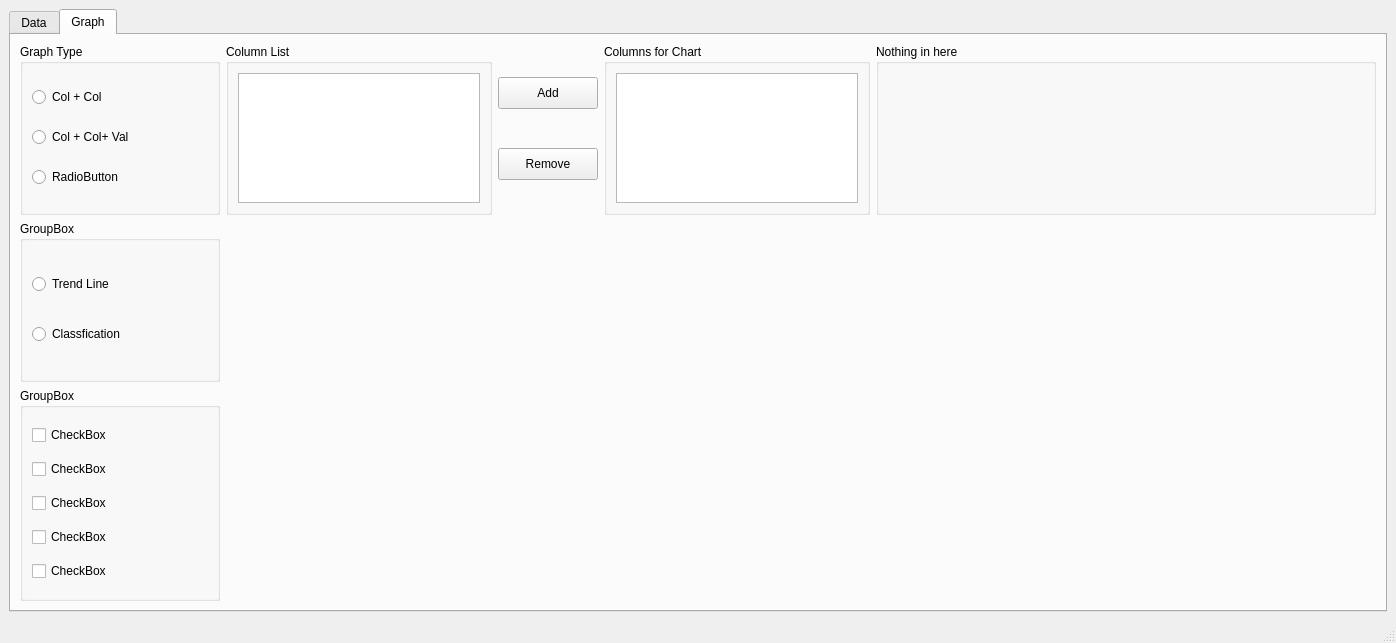
<?xml version="1.0" encoding="UTF-8"?>
<ui version="4.0">
 <class>MainWindow</class>
 <widget class="QMainWindow" name="MainWindow">
  <property name="geometry">
   <rect>
    <x>0</x>
    <y>0</y>
    <width>1396</width>
    <height>643</height>
   </rect>
  </property>
  <property name="windowTitle">
   <string>MainWindow</string>
  </property>
  <widget class="QWidget" name="centralwidget">
   <layout class="QGridLayout" name="gridLayout">
    <item row="0" column="0">
     <widget class="QTabWidget" name="tabWidget">
      <property name="currentIndex">
       <number>1</number>
      </property>
      <widget class="QWidget" name="tab_4">
       <attribute name="title">
        <string>Data</string>
       </attribute>
       <layout class="QGridLayout" name="gridLayout_3">
        <item row="0" column="0">
         <widget class="QLabel" name="label">
          <property name="maximumSize">
           <size>
            <width>16777215</width>
            <height>16</height>
           </size>
          </property>
          <property name="text">
           <string>Original Data</string>
          </property>
         </widget>
        </item>
        <item row="1" column="1">
         <widget class="QTableView" name="summaryView">
          <property name="maximumSize">
           <size>
            <width>16777215</width>
            <height>300</height>
           </size>
          </property>
         </widget>
        </item>
        <item row="3" column="1">
         <layout class="QVBoxLayout" name="relationLayout"/>
        </item>
        <item row="1" column="0" rowspan="3">
         <widget class="QTableView" name="dataView"/>
        </item>
        <item row="0" column="1">
         <widget class="QLabel" name="label_2">
          <property name="maximumSize">
           <size>
            <width>16777215</width>
            <height>16</height>
           </size>
          </property>
          <property name="text">
           <string>Data Summary</string>
          </property>
         </widget>
        </item>
        <item row="2" column="1">
         <widget class="QLabel" name="label_3">
          <property name="maximumSize">
           <size>
            <width>16777215</width>
            <height>16</height>
           </size>
          </property>
          <property name="text">
           <string>Pearson Correlation Coefficient</string>
          </property>
         </widget>
        </item>
       </layout>
      </widget>
      <widget class="QWidget" name="tab">
       <attribute name="title">
        <string>Graph</string>
       </attribute>
       <layout class="QGridLayout" name="gridLayout_2">
        <item row="0" column="0">
         <widget class="QGroupBox" name="groupBox">
          <property name="minimumSize">
           <size>
            <width>200</width>
            <height>161</height>
           </size>
          </property>
          <property name="maximumSize">
           <size>
            <width>200</width>
            <height>171</height>
           </size>
          </property>
          <property name="title">
           <string>Graph Type</string>
          </property>
          <layout class="QVBoxLayout" name="verticalLayout_4">
           <item>
            <widget class="QRadioButton" name="twoColTypeRadio">
             <property name="text">
              <string>Col + Col</string>
             </property>
            </widget>
           </item>
           <item>
            <widget class="QRadioButton" name="valTypeRadio">
             <property name="text">
              <string>Col + Col+ Val</string>
             </property>
            </widget>
           </item>
           <item>
            <widget class="QRadioButton" name="radioButton_3">
             <property name="text">
              <string>RadioButton</string>
             </property>
            </widget>
           </item>
          </layout>
         </widget>
        </item>
        <item row="0" column="1">
         <widget class="QGroupBox" name="groupBox_5">
          <property name="minimumSize">
           <size>
            <width>231</width>
            <height>171</height>
           </size>
          </property>
          <property name="maximumSize">
           <size>
            <width>500</width>
            <height>171</height>
           </size>
          </property>
          <property name="title">
           <string>Column List</string>
          </property>
          <layout class="QGridLayout" name="gridLayout_4">
           <item row="0" column="0">
            <widget class="QListWidget" name="headerListWidget"/>
           </item>
          </layout>
         </widget>
        </item>
        <item row="0" column="2">
         <layout class="QVBoxLayout" name="verticalLayout">
          <item alignment="Qt::AlignHCenter">
           <widget class="QPushButton" name="pushButton">
            <property name="minimumSize">
             <size>
              <width>100</width>
              <height>32</height>
             </size>
            </property>
            <property name="maximumSize">
             <size>
              <width>150</width>
              <height>32</height>
             </size>
            </property>
            <property name="text">
             <string>Add</string>
            </property>
           </widget>
          </item>
          <item alignment="Qt::AlignHCenter">
           <widget class="QPushButton" name="pushButton_2">
            <property name="minimumSize">
             <size>
              <width>100</width>
              <height>32</height>
             </size>
            </property>
            <property name="maximumSize">
             <size>
              <width>150</width>
              <height>32</height>
             </size>
            </property>
            <property name="text">
             <string>Remove</string>
            </property>
           </widget>
          </item>
         </layout>
        </item>
        <item row="0" column="3">
         <widget class="QGroupBox" name="groupBox_6">
          <property name="minimumSize">
           <size>
            <width>231</width>
            <height>171</height>
           </size>
          </property>
          <property name="maximumSize">
           <size>
            <width>500</width>
            <height>171</height>
           </size>
          </property>
          <property name="title">
           <string>Columns for Chart</string>
          </property>
          <layout class="QGridLayout" name="gridLayout_5">
           <item row="0" column="0">
            <widget class="QListWidget" name="chartColListWidget"/>
           </item>
          </layout>
         </widget>
        </item>
        <item row="0" column="4">
         <widget class="QGroupBox" name="groupBox_4">
          <property name="minimumSize">
           <size>
            <width>500</width>
            <height>0</height>
           </size>
          </property>
          <property name="maximumSize">
           <size>
            <width>10000</width>
            <height>171</height>
           </size>
          </property>
          <property name="title">
           <string>Nothing in here</string>
          </property>
         </widget>
        </item>
        <item row="1" column="0">
         <widget class="QGroupBox" name="groupBox_2">
          <property name="minimumSize">
           <size>
            <width>200</width>
            <height>161</height>
           </size>
          </property>
          <property name="maximumSize">
           <size>
            <width>200</width>
            <height>161</height>
           </size>
          </property>
          <property name="title">
           <string>GroupBox</string>
          </property>
          <layout class="QVBoxLayout" name="verticalLayout_5">
           <item>
            <widget class="QRadioButton" name="radioButton_4">
             <property name="text">
              <string>Trend Line</string>
             </property>
            </widget>
           </item>
           <item>
            <widget class="QRadioButton" name="radioButton_5">
             <property name="text">
              <string>Classfication</string>
             </property>
            </widget>
           </item>
          </layout>
         </widget>
        </item>
        <item row="1" column="1" rowspan="2" colspan="4">
         <layout class="QVBoxLayout" name="verticalLayout_3"/>
        </item>
        <item row="2" column="0">
         <widget class="QGroupBox" name="groupBox_3">
          <property name="minimumSize">
           <size>
            <width>200</width>
            <height>200</height>
           </size>
          </property>
          <property name="maximumSize">
           <size>
            <width>200</width>
            <height>600</height>
           </size>
          </property>
          <property name="title">
           <string>GroupBox</string>
          </property>
          <layout class="QVBoxLayout" name="verticalLayout_6">
           <item>
            <widget class="QCheckBox" name="checkBox_2">
             <property name="text">
              <string>CheckBox</string>
             </property>
            </widget>
           </item>
           <item>
            <widget class="QCheckBox" name="checkBox_3">
             <property name="text">
              <string>CheckBox</string>
             </property>
            </widget>
           </item>
           <item>
            <widget class="QCheckBox" name="checkBox_5">
             <property name="text">
              <string>CheckBox</string>
             </property>
            </widget>
           </item>
           <item>
            <widget class="QCheckBox" name="checkBox_4">
             <property name="text">
              <string>CheckBox</string>
             </property>
            </widget>
           </item>
           <item>
            <widget class="QCheckBox" name="checkBox">
             <property name="text">
              <string>CheckBox</string>
             </property>
            </widget>
           </item>
          </layout>
         </widget>
        </item>
       </layout>
      </widget>
     </widget>
    </item>
   </layout>
  </widget>
  <widget class="QMenuBar" name="menubar">
   <property name="geometry">
    <rect>
     <x>0</x>
     <y>0</y>
     <width>1396</width>
     <height>22</height>
    </rect>
   </property>
  </widget>
  <widget class="QStatusBar" name="statusbar"/>
 </widget>
 <resources/>
 <connections/>
</ui>
